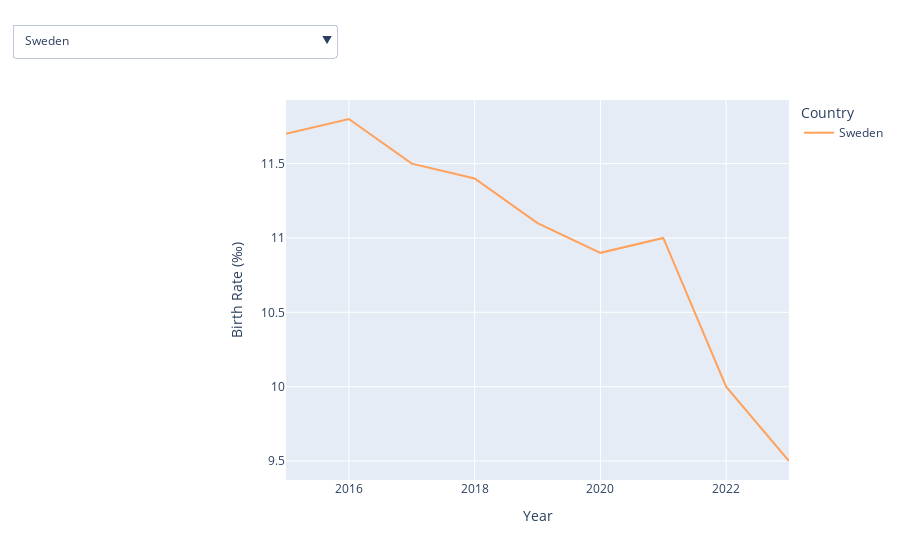

The code cell stored with this chart in its notebook:
### Code cell
import pandas as pd
import plotly.express as px

# Load 
df = pd.read_csv("formatted_birth_data.csv")
df["country_name"] = df["country"].map(country_map)
df = df[df["birth_rate_per_thousand"].notna()]

# Sort 
base_countries = sorted([c for c in df["country_name"].unique() if "European Union" not in c])
base_countries.append("European Union (27, population-weighted average)")
dropdown_countries = ["All Countries"] + base_countries

# Plot
fig = px.line(
    df,
    x="year",
    y="birth_rate_per_thousand",
    color="country_name",
    title="Crude Birth Rate Over Time (per 1000 people)",
    labels={
        "year": "Year",
        "birth_rate_per_thousand": "Birth Rate (‰)",
        "country_name": "Country"
    }
)

trace_names = [trace.name for trace in fig.data]

visibility_maps = []
for country in dropdown_countries:
    visibility = [(name == country or country == "All Countries") for name in trace_names]
    visibility_maps.append(visibility)

# Dropdown
fig.update_layout(
    updatemenus=[
        {
            "buttons": [
                {
                    "label": country,
                    "method": "update",
                    "args": [
                        {"visible": visibility_maps[i]},
                        {"title": f"Crude Birth Rate in {country}"}
                    ]
                }
                for i, country in enumerate(dropdown_countries)
            ],
            "direction": "down",
            "showactive": True,
            "x": 0.1,
            "y": 1.2
        }
    ]
)

fig.show()
fig.save

### Figure 1 — Plotly figure (JSON) as saved in the notebook; plotly's stock layout.template omitted (floating-point values rounded to 4 significant figures)
{"data": [{"hovertemplate": "Country=Austria<br>Year=%{x}<br>Birth Rate (‰)=%{y}<extra></extra>", "legendgroup": "Austria", "line": {"color": "#636efa", "dash": "solid"}, "marker": {"symbol": "circle"}, "mode": "lines", "name": "Austria", "orientation": "v", "showlegend": true, "type": "scatter", "visible": false, "x": [2015, 2016, 2017, 2018, 2019, 2020, 2021, 2022, 2023], "xaxis": "x", "y": [9.8, 10, 10, 9.7, 9.6, 9.4, 9.6, 9.1, 8.5], "yaxis": "y"}, {"hovertemplate": "Country=Belgium<br>Year=%{x}<br>Birth Rate (‰)=%{y}<extra></extra>", "legendgroup": "Belgium", "line": {"color": "#EF553B", "dash": "solid"}, "marker": {"symbol": "circle"}, "mode": "lines", "name": "Belgium", "orientation": "v", "showlegend": true, "type": "scatter", "visible": false, "x": [2015, 2016, 2017, 2018, 2019, 2020, 2021, 2022, 2023], "xaxis": "x", "y": [10.8, 10.8, 10.5, 10.4, 10.2, 9.9, 10.2, 9.8, 9.4], "yaxis": "y"}, {"hovertemplate": "Country=Bulgaria<br>Year=%{x}<br>Birth Rate (‰)=%{y}<extra></extra>", "legendgroup": "Bulgaria", "line": {"color": "#00cc96", "dash": "solid"}, "marker": {"symbol": "circle"}, "mode": "lines", "name": "Bulgaria", "orientation": "v", "showlegend": true, "type": "scatter", "visible": false, "x": [2015, 2016, 2017, 2018, 2019, 2020, 2021, 2022, 2023], "xaxis": "x", "y": [9.4, 9.4, 9.4, 9.3, 9.3, 9, 9, 8.8, 8.9], "yaxis": "y"}, {"hovertemplate": "Country=Cyprus<br>Year=%{x}<br>Birth Rate (‰)=%{y}<extra></extra>", "legendgroup": "Cyprus", "line": {"color": "#ab63fa", "dash": "solid"}, "marker": {"symbol": "circle"}, "mode": "lines", "name": "Cyprus", "orientation": "v", "showlegend": true, "type": "scatter", "visible": false, "x": [2015, 2016, 2017, 2018, 2019, 2020, 2021, 2022, 2023], "xaxis": "x", "y": [10.6, 10.9, 10.6, 10.5, 10.7, 10.9, 11.2, 10.9, 10.7], "yaxis": "y"}, {"hovertemplate": "Country=Czechia<br>Year=%{x}<br>Birth Rate (‰)=%{y}<extra></extra>", "legendgroup": "Czechia", "line": {"color": "#FFA15A", "dash": "solid"}, "marker": {"symbol": "circle"}, "mode": "lines", "name": "Czechia", "orientation": "v", "showlegend": true, "type": "scatter", "visible": false, "x": [2015, 2016, 2017, 2018, 2019, 2020, 2021, 2022, 2023], "xaxis": "x", "y": [10.5, 10.7, 10.8, 10.7, 10.5, 10.3, 10.6, 9.5, 8.4], "yaxis": "y"}, {"hovertemplate": "Country=Germany<br>Year=%{x}<br>Birth Rate (‰)=%{y}<extra></extra>", "legendgroup": "Germany", "line": {"color": "#19d3f3", "dash": "solid"}, "marker": {"symbol": "circle"}, "mode": "lines", "name": "Germany", "orientation": "v", "showlegend": true, "type": "scatter", "visible": false, "x": [2015, 2016, 2017, 2018, 2019, 2020, 2021, 2022, 2023], "xaxis": "x", "y": [9, 9.6, 9.5, 9.5, 9.4, 9.3, 9.6, 8.9, 8.3], "yaxis": "y"}, {"hovertemplate": "Country=Denmark<br>Year=%{x}<br>Birth Rate (‰)=%{y}<extra></extra>", "legendgroup": "Denmark", "line": {"color": "#FF6692", "dash": "solid"}, "marker": {"symbol": "circle"}, "mode": "lines", "name": "Denmark", "orientation": "v", "showlegend": true, "type": "scatter", "visible": false, "x": [2015, 2016, 2017, 2018, 2019, 2020, 2021, 2022, 2023], "xaxis": "x", "y": [10.2, 10.8, 10.6, 10.6, 10.5, 10.4, 10.8, 9.9, 9.7], "yaxis": "y"}, {"hovertemplate": "Country=Estonia<br>Year=%{x}<br>Birth Rate (‰)=%{y}<extra></extra>", "legendgroup": "Estonia", "line": {"color": "#B6E880", "dash": "solid"}, "marker": {"symbol": "circle"}, "mode": "lines", "name": "Estonia", "orientation": "v", "showlegend": true, "type": "scatter", "visible": false, "x": [2015, 2016, 2017, 2018, 2019, 2020, 2021, 2022, 2023], "xaxis": "x", "y": [10.6, 10.7, 10.5, 10.9, 10.6, 9.9, 10, 8.6, 8], "yaxis": "y"}, {"hovertemplate": "Country=Greece<br>Year=%{x}<br>Birth Rate (‰)=%{y}<extra></extra>", "legendgroup": "Greece", "line": {"color": "#FF97FF", "dash": "solid"}, "marker": {"symbol": "circle"}, "mode": "lines", "name": "Greece", "orientation": "v", "showlegend": true, "type": "scatter", "visible": false, "x": [2015, 2016, 2017, 2018, 2019, 2020, 2021, 2022, 2023], "xaxis": "x", "y": [8.5, 8.6, 8.2, 8.1, 7.8, 7.9, 8.1, 7.3, 6.8], "yaxis": "y"}, {"hovertemplate": "Country=Spain<br>Year=%{x}<br>Birth Rate (‰)=%{y}<extra></extra>", "legendgroup": "Spain", "line": {"color": "#FECB52", "dash": "solid"}, "marker": {"symbol": "circle"}, "mode": "lines", "name": "Spain", "orientation": "v", "showlegend": true, "type": "scatter", "visible": false, "x": [2015, 2016, 2017, 2018, 2019, 2020, 2021, 2022, 2023], "xaxis": "x", "y": [9, 8.8, 8.4, 7.9, 7.6, 7.2, 7.1, 6.9, 6.6], "yaxis": "y"}, {"hovertemplate": "Country=Finland<br>Year=%{x}<br>Birth Rate (‰)=%{y}<extra></extra>", "legendgroup": "Finland", "line": {"color": "#636efa", "dash": "solid"}, "marker": {"symbol": "circle"}, "mode": "lines", "name": "Finland", "orientation": "v", "showlegend": true, "type": "scatter", "visible": false, "x": [2015, 2016, 2017, 2018, 2019, 2020, 2021, 2022, 2023], "xaxis": "x", "y": [10.1, 9.6, 9.1, 8.6, 8.3, 8.4, 9, 8.1, 7.8], "yaxis": "y"}, {"hovertemplate": "Country=France<br>Year=%{x}<br>Birth Rate (‰)=%{y}<extra></extra>", "legendgroup": "France", "line": {"color": "#EF553B", "dash": "solid"}, "marker": {"symbol": "circle"}, "mode": "lines", "name": "France", "orientation": "v", "showlegend": true, "type": "scatter", "visible": false, "x": [2015, 2016, 2017, 2018, 2019, 2020, 2021, 2022, 2023], "xaxis": "x", "y": [12, 11.8, 11.5, 11.3, 11.2, 10.9, 10.9, 10.7, 9.9], "yaxis": "y"}, {"hovertemplate": "Country=Croatia<br>Year=%{x}<br>Birth Rate (‰)=%{y}<extra></extra>", "legendgroup": "Croatia", "line": {"color": "#00cc96", "dash": "solid"}, "marker": {"symbol": "circle"}, "mode": "lines", "name": "Croatia", "orientation": "v", "showlegend": true, "type": "scatter", "visible": false, "x": [2015, 2016, 2017, 2018, 2019, 2020, 2021, 2022, 2023], "xaxis": "x", "y": [9, 9.1, 9, 9.3, 9.1, 9.2, 9.4, 8.8, 8.3], "yaxis": "y"}, {"hovertemplate": "Country=Hungary<br>Year=%{x}<br>Birth Rate (‰)=%{y}<extra></extra>", "legendgroup": "Hungary", "line": {"color": "#ab63fa", "dash": "solid"}, "marker": {"symbol": "circle"}, "mode": "lines", "name": "Hungary", "orientation": "v", "showlegend": true, "type": "scatter", "visible": false, "x": [2015, 2016, 2017, 2018, 2019, 2020, 2021, 2022, 2023], "xaxis": "x", "y": [9.4, 9.8, 9.7, 9.6, 9.6, 9.7, 9.8, 9.3, 9.1], "yaxis": "y"}, {"hovertemplate": "Country=Ireland<br>Year=%{x}<br>Birth Rate (‰)=%{y}<extra></extra>", "legendgroup": "Ireland", "line": {"color": "#FFA15A", "dash": "solid"}, "marker": {"symbol": "circle"}, "mode": "lines", "name": "Ireland", "orientation": "v", "showlegend": true, "type": "scatter", "visible": false, "x": [2015, 2016, 2017, 2018, 2019, 2020, 2021, 2022, 2023], "xaxis": "x", "y": [13.9, 13.4, 12.8, 12.5, 11.9, 11.1, 11.8, 10.4, 10.3], "yaxis": "y"}, {"hovertemplate": "Country=Italy<br>Year=%{x}<br>Birth Rate (‰)=%{y}<extra></extra>", "legendgroup": "Italy", "line": {"color": "#19d3f3", "dash": "solid"}, "marker": {"symbol": "circle"}, "mode": "lines", "name": "Italy", "orientation": "v", "showlegend": true, "type": "scatter", "visible": false, "x": [2015, 2016, 2017, 2018, 2019, 2020, 2021, 2022, 2023], "xaxis": "x", "y": [8.1, 7.9, 7.6, 7.3, 7, 6.8, 6.8, 6.7, 6.4], "yaxis": "y"}, {"hovertemplate": "Country=Lithuania<br>Year=%{x}<br>Birth Rate (‰)=%{y}<extra></extra>", "legendgroup": "Lithuania", "line": {"color": "#FF6692", "dash": "solid"}, "marker": {"symbol": "circle"}, "mode": "lines", "name": "Lithuania", "orientation": "v", "showlegend": true, "type": "scatter", "visible": false, "x": [2015, 2016, 2017, 2018, 2019, 2020, 2021, 2022, 2023], "xaxis": "x", "y": [10.3, 10.3, 9.8, 9.5, 8.9, 8.4, 8.3, 7.8, 7.2], "yaxis": "y"}, {"hovertemplate": "Country=Luxembourg<br>Year=%{x}<br>Birth Rate (‰)=%{y}<extra></extra>", "legendgroup": "Luxembourg", "line": {"color": "#B6E880", "dash": "solid"}, "marker": {"symbol": "circle"}, "mode": "lines", "name": "Luxembourg", "orientation": "v", "showlegend": true, "type": "scatter", "visible": false, "x": [2015, 2016, 2017, 2018, 2019, 2020, 2021, 2022, 2023], "xaxis": "x", "y": [10.7, 10.4, 10.4, 10.3, 10, 10.2, 10.5, 9.9, 9.5], "yaxis": "y"}, {"hovertemplate": "Country=Latvia<br>Year=%{x}<br>Birth Rate (‰)=%{y}<extra></extra>", "legendgroup": "Latvia", "line": {"color": "#FF97FF", "dash": "solid"}, "marker": {"symbol": "circle"}, "mode": "lines", "name": "Latvia", "orientation": "v", "showlegend": true, "type": "scatter", "visible": false, "x": [2015, 2016, 2017, 2018, 2019, 2020, 2021, 2022, 2023], "xaxis": "x", "y": [11.1, 11.2, 10.7, 10, 9.8, 9.2, 9.2, 8.5, 7.7], "yaxis": "y"}, {"hovertemplate": "Country=Malta<br>Year=%{x}<br>Birth Rate (‰)=%{y}<extra></extra>", "legendgroup": "Malta", "line": {"color": "#FECB52", "dash": "solid"}, "marker": {"symbol": "circle"}, "mode": "lines", "name": "Malta", "orientation": "v", "showlegend": true, "type": "scatter", "visible": false, "x": [2015, 2016, 2017, 2018, 2019, 2020, 2021, 2022, 2023], "xaxis": "x", "y": [9.7, 9.8, 9.2, 9.2, 8.6, 8.6, 8.5, 8.1, 8.1], "yaxis": "y"}, {"hovertemplate": "Country=Netherlands<br>Year=%{x}<br>Birth Rate (‰)=%{y}<extra></extra>", "legendgroup": "Netherlands", "line": {"color": "#636efa", "dash": "solid"}, "marker": {"symbol": "circle"}, "mode": "lines", "name": "Netherlands", "orientation": "v", "showlegend": true, "type": "scatter", "visible": false, "x": [2015, 2016, 2017, 2018, 2019, 2020, 2021, 2022, 2023], "xaxis": "x", "y": [10.1, 10.1, 9.9, 9.8, 9.8, 9.7, 10.2, 9.5, 9.2], "yaxis": "y"}, {"hovertemplate": "Country=Poland<br>Year=%{x}<br>Birth Rate (‰)=%{y}<extra></extra>", "legendgroup": "Poland", "line": {"color": "#EF553B", "dash": "solid"}, "marker": {"symbol": "circle"}, "mode": "lines", "name": "Poland", "orientation": "v", "showlegend": true, "type": "scatter", "visible": false, "x": [2015, 2016, 2017, 2018, 2019, 2020, 2021, 2022, 2023], "xaxis": "x", "y": [9.7, 10.1, 10.6, 10.2, 9.9, 9.5, 9, 8.3, 7.4], "yaxis": "y"}, {"hovertemplate": "Country=Portugal<br>Year=%{x}<br>Birth Rate (‰)=%{y}<extra></extra>", "legendgroup": "Portugal", "line": {"color": "#00cc96", "dash": "solid"}, "marker": {"symbol": "circle"}, "mode": "lines", "name": "Portugal", "orientation": "v", "showlegend": true, "type": "scatter", "visible": false, "x": [2015, 2016, 2017, 2018, 2019, 2020, 2021, 2022, 2023], "xaxis": "x", "y": [8.2, 8.4, 8.3, 8.4, 8.4, 8.1, 7.6, 8, 8.1], "yaxis": "y"}, {"hovertemplate": "Country=Romania<br>Year=%{x}<br>Birth Rate (‰)=%{y}<extra></extra>", "legendgroup": "Romania", "line": {"color": "#ab63fa", "dash": "solid"}, "marker": {"symbol": "circle"}, "mode": "lines", "name": "Romania", "orientation": "v", "showlegend": true, "type": "scatter", "visible": false, "x": [2015, 2016, 2017, 2018, 2019, 2020, 2021, 2022, 2023], "xaxis": "x", "y": [10.2, 10.4, 10.8, 10.4, 10.3, 10.3, 10.1, 9.4, 8.4], "yaxis": "y"}, {"hovertemplate": "Country=Sweden<br>Year=%{x}<br>Birth Rate (‰)=%{y}<extra></extra>", "legendgroup": "Sweden", "line": {"color": "#FFA15A", "dash": "solid"}, "marker": {"symbol": "circle"}, "mode": "lines", "name": "Sweden", "orientation": "v", "showlegend": true, "type": "scatter", "visible": true, "x": [2015, 2016, 2017, 2018, 2019, 2020, 2021, 2022, 2023], "xaxis": "x", "y": [11.7, 11.8, 11.5, 11.4, 11.1, 10.9, 11, 10, 9.5], "yaxis": "y"}, {"hovertemplate": "Country=Slovenia<br>Year=%{x}<br>Birth Rate (‰)=%{y}<extra></extra>", "legendgroup": "Slovenia", "line": {"color": "#19d3f3", "dash": "solid"}, "marker": {"symbol": "circle"}, "mode": "lines", "name": "Slovenia", "orientation": "v", "showlegend": true, "type": "scatter", "visible": false, "x": [2015, 2016, 2017, 2018, 2019, 2020, 2021, 2022, 2023], "xaxis": "x", "y": [10, 9.9, 9.8, 9.4, 9.3, 8.9, 9, 8.3, 8], "yaxis": "y"}, {"hovertemplate": "Country=Slovakia<br>Year=%{x}<br>Birth Rate (‰)=%{y}<extra></extra>", "legendgroup": "Slovakia", "line": {"color": "#FF6692", "dash": "solid"}, "marker": {"symbol": "circle"}, "mode": "lines", "name": "Slovakia", "orientation": "v", "showlegend": true, "type": "scatter", "visible": false, "x": [2015, 2016, 2017, 2018, 2019, 2020, 2021, 2022, 2023], "xaxis": "x", "y": [10.3, 10.6, 10.7, 10.6, 10.5, 10.4, 10.4, 9.7, 9], "yaxis": "y"}, {"hovertemplate": "Country=European Union (27)<br>Year=%{x}<br>Birth Rate (‰)=%{y}<extra></extra>", "legendgroup": "European Union (27)", "line": {"color": "#B6E880", "dash": "solid"}, "marker": {"symbol": "circle"}, "mode": "lines", "name": "European Union (27)", "orientation": "v", "showlegend": true, "type": "scatter", "visible": false, "x": [2015, 2016, 2017, 2018, 2019, 2020, 2021, 2022, 2023], "xaxis": "x", "y": [9.8, 9.9, 9.7, 9.5, 9.3, 9.1, 9.2, 8.7, 8.2], "yaxis": "y"}], "layout": {"autosize": true, "legend": {"title": {"text": "Country"}, "tracegroupgap": 0}, "title": {"text": "Crude Birth Rate in Sweden"}, "updatemenus": [{"active": 27, "buttons": [{"args": [{"visible": [true, true, true, true, true, true, true, true, true, true, true, true, true, true, true, true, true, true, true, true, true, true, true, true, true, true, true, true]}, {"title": "Crude Birth Rate in All Countries"}], "label": "All Countries", "method": "update"}, {"args": [{"visible": [true, false, false, false, false, false, false, false, false, false, false, false, false, false, false, false, false, false, false, false, false, false, false, false, false, false, false, false]}, {"title": "Crude Birth Rate in Austria"}], "label": "Austria", "method": "update"}, {"args": [{"visible": [false, true, false, false, false, false, false, false, false, false, false, false, false, false, false, false, false, false, false, false, false, false, false, false, false, false, false, false]}, {"title": "Crude Birth Rate in Belgium"}], "label": "Belgium", "method": "update"}, {"args": [{"visible": [false, false, true, false, false, false, false, false, false, false, false, false, false, false, false, false, false, false, false, false, false, false, false, false, false, false, false, false]}, {"title": "Crude Birth Rate in Bulgaria"}], "label": "Bulgaria", "method": "update"}, {"args": [{"visible": [false, false, false, false, false, false, false, false, false, false, false, false, true, false, false, false, false, false, false, false, false, false, false, false, false, false, false, false]}, {"title": "Crude Birth Rate in Croatia"}], "label": "Croatia", "method": "update"}, {"args": [{"visible": [false, false, false, true, false, false, false, false, false, false, false, false, false, false, false, false, false, false, false, false, false, false, false, false, false, false, false, false]}, {"title": "Crude Birth Rate in Cyprus"}], "label": "Cyprus", "method": "update"}, {"args": [{"visible": [false, false, false, false, true, false, false, false, false, false, false, false, false, false, false, false, false, false, false, false, false, false, false, false, false, false, false, false]}, {"title": "Crude Birth Rate in Czechia"}], "label": "Czechia", "method": "update"}, {"args": [{"visible": [false, false, false, false, false, false, true, false, false, false, false, false, false, false, false, false, false, false, false, false, false, false, false, false, false, false, false, false]}, {"title": "Crude Birth Rate in Denmark"}], "label": "Denmark", "method": "update"}, {"args": [{"visible": [false, false, false, false, false, false, false, true, false, false, false, false, false, false, false, false, false, false, false, false, false, false, false, false, false, false, false, false]}, {"title": "Crude Birth Rate in Estonia"}], "label": "Estonia", "method": "update"}, {"args": [{"visible": [false, false, false, false, false, false, false, false, false, false, true, false, false, false, false, false, false, false, false, false, false, false, false, false, false, false, false, false]}, {"title": "Crude Birth Rate in Finland"}], "label": "Finland", "method": "update"}, {"args": [{"visible": [false, false, false, false, false, false, false, false, false, false, false, true, false, false, false, false, false, false, false, false, false, false, false, false, false, false, false, false]}, {"title": "Crude Birth Rate in France"}], "label": "France", "method": "update"}, {"args": [{"visible": [false, false, false, false, false, true, false, false, false, false, false, false, false, false, false, false, false, false, false, false, false, false, false, false, false, false, false, false]}, {"title": "Crude Birth Rate in Germany"}], "label": "Germany", "method": "update"}, {"args": [{"visible": [false, false, false, false, false, false, false, false, true, false, false, false, false, false, false, false, false, false, false, false, false, false, false, false, false, false, false, false]}, {"title": "Crude Birth Rate in Greece"}], "label": "Greece", "method": "update"}, {"args": [{"visible": [false, false, false, false, false, false, false, false, false, false, false, false, false, true, false, false, false, false, false, false, false, false, false, false, false, false, false, false]}, {"title": "Crude Birth Rate in Hungary"}], "label": "Hungary", "method": "update"}, {"args": [{"visible": [false, false, false, false, false, false, false, false, false, false, false, false, false, false, true, false, false, false, false, false, false, false, false, false, false, false, false, false]}, {"title": "Crude Birth Rate in Ireland"}], "label": "Ireland", "method": "update"}, {"args": [{"visible": [false, false, false, false, false, false, false, false, false, false, false, false, false, false, false, true, false, false, false, false, false, false, false, false, false, false, false, false]}, {"title": "Crude Birth Rate in Italy"}], "label": "Italy", "method": "update"}, {"args": [{"visible": [false, false, false, false, false, false, false, false, false, false, false, false, false, false, false, false, false, false, true, false, false, false, false, false, false, false, false, false]}, {"title": "Crude Birth Rate in Latvia"}], "label": "Latvia", "method": "update"}, {"args": [{"visible": [false, false, false, false, false, false, false, false, false, false, false, false, false, false, false, false, true, false, false, false, false, false, false, false, false, false, false, false]}, {"title": "Crude Birth Rate in Lithuania"}], "label": "Lithuania", "method": "update"}, {"args": [{"visible": [false, false, false, false, false, false, false, false, false, false, false, false, false, false, false, false, false, true, false, false, false, false, false, false, false, false, false, false]}, {"title": "Crude Birth Rate in Luxembourg"}], "label": "Luxembourg", "method": "update"}, {"args": [{"visible": [false, false, false, false, false, false, false, false, false, false, false, false, false, false, false, false, false, false, false, true, false, false, false, false, false, false, false, false]}, {"title": "Crude Birth Rate in Malta"}], "label": "Malta", "method": "update"}, {"args": [{"visible": [false, false, false, false, false, false, false, false, false, false, false, false, false, false, false, false, false, false, false, false, true, false, false, false, false, false, false, false]}, {"title": "Crude Birth Rate in Netherlands"}], "label": "Netherlands", "method": "update"}, {"args": [{"visible": [false, false, false, false, false, false, false, false, false, false, false, false, false, false, false, false, false, false, false, false, false, true, false, false, false, false, false, false]}, {"title": "Crude Birth Rate in Poland"}], "label": "Poland", "method": "update"}, {"args": [{"visible": [false, false, false, false, false, false, false, false, false, false, false, false, false, false, false, false, false, false, false, false, false, false, true, false, false, false, false, false]}, {"title": "Crude Birth Rate in Portugal"}], "label": "Portugal", "method": "update"}, {"args": [{"visible": [false, false, false, false, false, false, false, false, false, false, false, false, false, false, false, false, false, false, false, false, false, false, false, true, false, false, false, false]}, {"title": "Crude Birth Rate in Romania"}], "label": "Romania", "method": "update"}, {"args": [{"visible": [false, false, false, false, false, false, false, false, false, false, false, false, false, false, false, false, false, false, false, false, false, false, false, false, false, false, true, false]}, {"title": "Crude Birth Rate in Slovakia"}], "label": "Slovakia", "method": "update"}, {"args": [{"visible": [false, false, false, false, false, false, false, false, false, false, false, false, false, false, false, false, false, false, false, false, false, false, false, false, false, true, false, false]}, {"title": "Crude Birth Rate in Slovenia"}], "label": "Slovenia", "method": "update"}, {"args": [{"visible": [false, false, false, false, false, false, false, false, false, true, false, false, false, false, false, false, false, false, false, false, false, false, false, false, false, false, false, false]}, {"title": "Crude Birth Rate in Spain"}], "label": "Spain", "method": "update"}, {"args": [{"visible": [false, false, false, false, false, false, false, false, false, false, false, false, false, false, false, false, false, false, false, false, false, false, false, false, true, false, false, false]}, {"title": "Crude Birth Rate in Sweden"}], "label": "Sweden", "method": "update"}, {"args": [{"visible": [false, false, false, false, false, false, false, false, false, false, false, false, false, false, false, false, false, false, false, false, false, false, false, false, false, false, false, false]}, {"title": "Crude Birth Rate in European Union (27, population-weighted average)"}], "label": "European Union (27, population-weighted average)", "method": "update"}], "direction": "down", "showactive": true, "x": 0.1, "y": 1.2}], "xaxis": {"anchor": "y", "autorange": true, "domain": [0, 1], "range": [2015, 2023], "showspikes": false, "title": {"text": "Year"}, "type": "linear"}, "yaxis": {"anchor": "x", "autorange": true, "domain": [0, 1], "range": [9.372, 11.93], "showspikes": false, "title": {"text": "Birth Rate (‰)"}, "type": "linear"}}}
